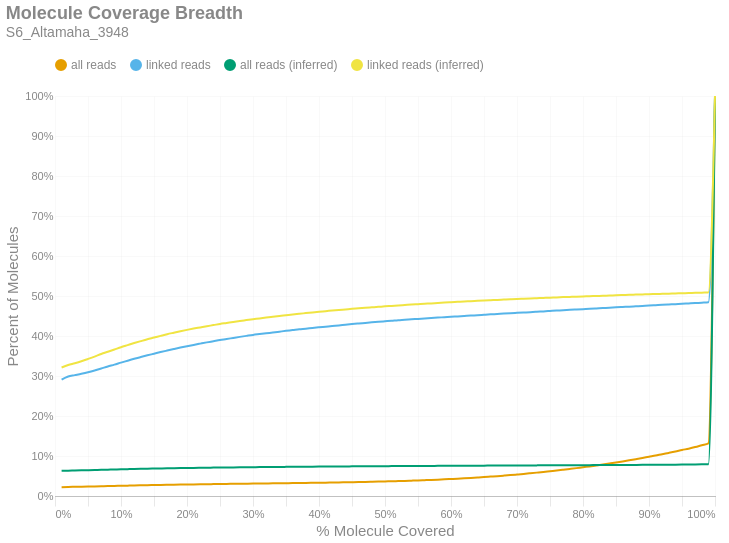

Notebook code cell kept with this figure:
### Markdown cell above
### Molecule Read Coverage
This chart shows molecule coverage breadth as computed by the number of bases aligned to that molecule. In other words, "*how much of each unique long molecule is actually sequenced/aligned?*" Keep in mind there is a distinction between sequences and alignments, since some sequences belonging to a particular molecule may not align well and wouldn't appear in the alignment data. This chart also shows molecule coverage breadth as computed by the *inferred fragment* from which the aligned sequences originate. Unlike read coverage, this calculation takes into account the total insert size, including unsequenced gaps between the forward and reverse reads. Like the previous figures, these are cumulative percents.

### Code cell
if SKIPLR:
    print_html(f"Skipped")
else:
    binned_df = consolidated_hist(valids['coverage_bp'], mask, 0.01, True)
    binned_df_inf = consolidated_hist(valids['coverage_inserts'], mask, 0.01, True)
    binned_df = binned_df.with_columns(pl.lit(binned_df_inf['all reads (cumsum)']).alias('all reads (inferred)'))
    binned_df = binned_df.with_columns(pl.lit(binned_df_inf['linked reads (cumsum)']).alias('linked reads (inferred)'))
    binned_df = binned_df.with_columns(
        (pl.col('bin').cast(pl.Float64) + 0.01).alias('right_edge')
    )

    with SafeRender(binned_df):
        (
            density_plot(binned_df, 'Molecule Coverage Breadth', samplename, 'molcov', ['all reads (inferred)','linked reads (inferred)'])
            .encode(
                #x=alt.X('bin:Q', title="% Molecule Covered").axis(format = '%').scale(padding=0),
                x=alt.X('right_edge:Q', title="% Molecule Covered").axis(format='%').scale(padding=0),
                y=alt.Y('value:Q', title='Percent of Molecules')
                    .axis(format='%')
                    .stack(False)
                    .scale(domainMin=0, padding=0),
                color=alt.Color("key:N").scale(domain = ["all reads", "linked reads", "all reads (inferred)", "linked reads (inferred)"]),
                tooltip = [
                    alt.Tooltip("key:N", title = "Data Type"),
                    alt.Tooltip("range_label:N", title="% Molecule Covered"),
                    alt.Tooltip("value:Q", format = ".2%", title="% Molecules")
                ]
            )
        ).display()

### Figure 1 — Vega-Lite specification as saved in the notebook (floating-point values rounded to 4 significant figures)
{"width": "container", "height": 400, "config": {"title": {"anchor": "start", "dy": -15, "fontSize": 18, "color": "#888888", "subtitleColor": "#888888", "subtitleFontSize": 14}, "arc": {"fill": "#0072B2"}, "axis": {"domainColor": "#888888", "domainWidth": 0.5, "gridWidth": 0.2, "grid": false, "titleFontWeight": 400, "titleFontSize": 15, "labelFontSize": 11, "labelColor": "#888888", "tickColor": "#888888", "tickWidth": 0.2, "titleColor": "#888888"}, "axisBand": {"grid": false}, "axisX": {"grid": true, "tickSize": 10, "domainCap": "round"}, "axisY": {"domain": false, "grid": true, "tickSize": 0, "domainCap": "round"}, "background": "transparent", "header": {"labelFontSize": 15, "labelColor": "#888888", "titleFontSize": 15, "titleFontWeight": 600, "titleColor": "#888888"}, "legend": {"labelFont": "sans-serif", "labelFontSize": 12, "labelColor": "#888888", "symbolSize": 100, "symbolType": "circle", "titleFontSize": 12, "titlePadding": 10, "titleColor": "#888888", "title": null, "orient": "top"}, "range": {"category": ["#E69F00", "#56B4E9", "#009E73", "#F0E442", "#0072B2", "#D55E00", "#CC79A7", "#000000"], "diverging": ["#cfe8f3", "#a2d4ec", "#73bfe2", "#46abdb", "#1696d2", "#12719e"]}, "area": {"fill": "#0072B2", "fillOpacity": 0.7, "line": true, "strokeOpacity": 0.7}, "line": {"color": "#0072B2", "stroke": "#0072B2", "strokeWidth": 2}, "trail": {"color": "#0072B2", "stroke": "#0072B2", "strokeWidth": 0, "size": 1}, "point": {"filled": true, "fillOpacity": 1.0, "size": 95}, "text": {"color": "#888888", "fontSize": 11, "align": "right", "fontWeight": 400, "size": 11}, "bar": {"fill": "#0072B2", "stroke": null}, "view": {"stroke": null, "continuousWidth": 660, "continuousHeight": 400}}, "data": {"name": "data-e4f712316da51073d8f548ed1edb2a77"}, "mark": {"type": "line", "interpolate": "monotone", "point": {"opacity": 0, "size": 275}}, "encoding": {"color": {"field": "key", "scale": {"domain": ["all reads", "linked reads", "all reads (inferred)", "linked reads (inferred)"]}, "type": "nominal"}, "tooltip": [{"field": "key", "title": "Data Type", "type": "nominal"}, {"field": "range_label", "title": "% Molecule Covered", "type": "nominal"}, {"field": "value", "format": ".2%", "title": "% Molecules", "type": "quantitative"}], "x": {"axis": {"format": "%"}, "field": "right_edge", "scale": {"padding": 0}, "title": "% Molecule Covered", "type": "quantitative"}, "y": {"axis": {"format": "%"}, "field": "value", "scale": {"domainMin": 0, "padding": 0}, "stack": false, "title": "Percent of Molecules", "type": "quantitative"}}, "params": [{"name": "param_c36ac31b6afebe62", "select": {"type": "point", "fields": ["key"]}, "bind": "legend"}], "title": {"text": "Molecule Coverage Breadth", "subtitle": "S6_Altamaha_3948"}, "transform": [{"fold": ["all reads (cumsum)", "linked reads (cumsum)", "all reads (inferred)", "linked reads (inferred)"]}, {"calculate": "replace(datum.key, ' (cumsum)', '')", "as": "key"}, {"filter": {"param": "param_c36ac31b6afebe62"}}], "usermeta": {"embedOptions": {"downloadFileName": "S6_Altamaha_3948.molcov"}}, "$schema": "https://vega.github.io/schema/vega-lite/v6.1.0.json", "datasets": {"data-e4f712316da51073d8f548ed1edb2a77": [{"bin": "0.0", "interval": "0.0-0.01", "all reads": 0.02213, "linked reads": 0.2912, "all reads (cumsum)": 0.02213, "linked reads (cumsum)": 0.2912, "range_label": "0.0-0.01", "all reads (inferred)": 0.06292, "linked reads (inferred)": 0.3212, "right_edge": 0.01}, {"bin": "0.01", "interval": "0.01-0.02", "all reads": 0.0006106, "linked reads": 0.007528, "all reads (cumsum)": 0.02274, "linked reads (cumsum)": 0.2987, "range_label": "0.01-0.02", "all reads (inferred)": 0.06339, "linked reads (inferred)": 0.3274, "right_edge": 0.02}, {"bin": "0.02", "interval": "0.02-0.03", "all reads": 0.0002935, "linked reads": 0.003437, "all reads (cumsum)": 0.02304, "linked reads (cumsum)": 0.3022, "range_label": "0.02-0.03", "all reads (inferred)": 0.06373, "linked reads (inferred)": 0.3318, "right_edge": 0.03}, {"bin": "0.03", "interval": "0.03-0.04", "all reads": 0.0002908, "linked reads": 0.003428, "all reads (cumsum)": 0.02333, "linked reads (cumsum)": 0.3056, "range_label": "0.03-0.04", "all reads (inferred)": 0.06411, "linked reads (inferred)": 0.3368, "right_edge": 0.04}, {"bin": "0.04", "interval": "0.04-0.05", "all reads": 0.0003134, "linked reads": 0.003835, "all reads (cumsum)": 0.02364, "linked reads (cumsum)": 0.3094, "range_label": "0.04-0.05", "all reads (inferred)": 0.06456, "linked reads (inferred)": 0.3426, "right_edge": 0.05}, {"bin": "0.05", "interval": "0.05-0.06", "all reads": 0.000362, "linked reads": 0.004412, "all reads (cumsum)": 0.024, "linked reads (cumsum)": 0.3139, "range_label": "0.05-0.06", "all reads (inferred)": 0.06501, "linked reads (inferred)": 0.3486, "right_edge": 0.06}, {"bin": "0.06", "interval": "0.06-0.07", "all reads": 0.0003869, "linked reads": 0.004879, "all reads (cumsum)": 0.02439, "linked reads (cumsum)": 0.3187, "range_label": "0.06-0.07", "all reads (inferred)": 0.06549, "linked reads (inferred)": 0.3549, "right_edge": 0.07}, {"bin": "0.07", "interval": "0.07-0.08", "all reads": 0.0004009, "linked reads": 0.005066, "all reads (cumsum)": 0.02479, "linked reads (cumsum)": 0.3238, "range_label": "0.07-0.08", "all reads (inferred)": 0.06592, "linked reads (inferred)": 0.3605, "right_edge": 0.08}, {"bin": "0.08", "interval": "0.08-0.09", "all reads": 0.000359, "linked reads": 0.004563, "all reads (cumsum)": 0.02515, "linked reads (cumsum)": 0.3284, "range_label": "0.08-0.09", "all reads (inferred)": 0.06634, "linked reads (inferred)": 0.3662, "right_edge": 0.09}, {"bin": "0.09", "interval": "0.09-0.1", "all reads": 0.0004015, "linked reads": 0.005007, "all reads (cumsum)": 0.02555, "linked reads (cumsum)": 0.3334, "range_label": "0.09-0.1", "all reads (inferred)": 0.06678, "linked reads (inferred)": 0.372, "right_edge": 0.1}, {"bin": "0.1", "interval": "0.1-0.11", "all reads": 0.0003786, "linked reads": 0.004814, "all reads (cumsum)": 0.02593, "linked reads (cumsum)": 0.3382, "range_label": "0.1-0.11", "all reads (inferred)": 0.06717, "linked reads (inferred)": 0.3772, "right_edge": 0.11}, {"bin": "0.11", "interval": "0.11-0.12", "all reads": 0.0003763, "linked reads": 0.004819, "all reads (cumsum)": 0.0263, "linked reads (cumsum)": 0.343, "range_label": "0.11-0.12", "all reads (inferred)": 0.06756, "linked reads (inferred)": 0.3823, "right_edge": 0.12}, {"bin": "0.12", "interval": "0.12-0.13", "all reads": 0.0003457, "linked reads": 0.004389, "all reads (cumsum)": 0.02665, "linked reads (cumsum)": 0.3474, "range_label": "0.12-0.13", "all reads (inferred)": 0.06792, "linked reads (inferred)": 0.3872, "right_edge": 0.13}, {"bin": "0.13", "interval": "0.13-0.14", "all reads": 0.0003347, "linked reads": 0.004274, "all reads (cumsum)": 0.02698, "linked reads (cumsum)": 0.3517, "range_label": "0.13-0.14", "all reads (inferred)": 0.06827, "linked reads (inferred)": 0.3919, "right_edge": 0.14}, {"bin": "0.14", "interval": "0.14-0.15", "all reads": 0.0003198, "linked reads": 0.00405, "all reads (cumsum)": 0.0273, "linked reads (cumsum)": 0.3557, "range_label": "0.14-0.15", "all reads (inferred)": 0.06859, "linked reads (inferred)": 0.396, "right_edge": 0.15}, {"bin": "0.15", "interval": "0.15-0.16", "all reads": 0.0003244, "linked reads": 0.004114, "all reads (cumsum)": 0.02763, "linked reads (cumsum)": 0.3598, "range_label": "0.15-0.16", "all reads (inferred)": 0.06891, "linked reads (inferred)": 0.4003, "right_edge": 0.16}, {"bin": "0.16", "interval": "0.16-0.17", "all reads": 0.0002998, "linked reads": 0.003817, "all reads (cumsum)": 0.02793, "linked reads (cumsum)": 0.3636, "range_label": "0.16-0.17", "all reads (inferred)": 0.06922, "linked reads (inferred)": 0.4045, "right_edge": 0.17}, {"bin": "0.17", "interval": "0.17-0.18", "all reads": 0.0002915, "linked reads": 0.003734, "all reads (cumsum)": 0.02822, "linked reads (cumsum)": 0.3674, "range_label": "0.17-0.18", "all reads (inferred)": 0.0695, "linked reads (inferred)": 0.4082, "right_edge": 0.18}, {"bin": "0.18", "interval": "0.18-0.19", "all reads": 0.0002839, "linked reads": 0.003638, "all reads (cumsum)": 0.0285, "linked reads (cumsum)": 0.371, "range_label": "0.18-0.19", "all reads (inferred)": 0.06977, "linked reads (inferred)": 0.4118, "right_edge": 0.19}, {"bin": "0.19", "interval": "0.19-0.2", "all reads": 0.0002686, "linked reads": 0.003423, "all reads (cumsum)": 0.02877, "linked reads (cumsum)": 0.3744, "range_label": "0.19-0.2", "all reads (inferred)": 0.07003, "linked reads (inferred)": 0.4153, "right_edge": 0.2}, {"bin": "0.2", "interval": "0.2-0.21", "all reads": 0.0002629, "linked reads": 0.003304, "all reads (cumsum)": 0.02904, "linked reads (cumsum)": 0.3777, "range_label": "0.2-0.21", "all reads (inferred)": 0.07028, "linked reads (inferred)": 0.4185, "right_edge": 0.21}, {"bin": "0.21", "interval": "0.21-0.22", "all reads": 0.0002543, "linked reads": 0.003167, "all reads (cumsum)": 0.02929, "linked reads (cumsum)": 0.3809, "range_label": "0.21-0.22", "all reads (inferred)": 0.07051, "linked reads (inferred)": 0.4215, "right_edge": 0.22}, {"bin": "0.22", "interval": "0.22-0.23", "all reads": 0.000247, "linked reads": 0.003121, "all reads (cumsum)": 0.02954, "linked reads (cumsum)": 0.384, "range_label": "0.22-0.23", "all reads (inferred)": 0.07073, "linked reads (inferred)": 0.4244, "right_edge": 0.23}, {"bin": "0.23", "interval": "0.23-0.24", "all reads": 0.0002287, "linked reads": 0.002897, "all reads (cumsum)": 0.02977, "linked reads (cumsum)": 0.3869, "range_label": "0.23-0.24", "all reads (inferred)": 0.07094, "linked reads (inferred)": 0.4272, "right_edge": 0.24}, {"bin": "0.24", "interval": "0.24-0.25", "all reads": 0.0002323, "linked reads": 0.002924, "all reads (cumsum)": 0.03, "linked reads (cumsum)": 0.3899, "range_label": "0.24-0.25", "all reads (inferred)": 0.07116, "linked reads (inferred)": 0.4301, "right_edge": 0.25}, {"bin": "0.25", "interval": "0.25-0.26", "all reads": 0.0002104, "linked reads": 0.002567, "all reads (cumsum)": 0.03021, "linked reads (cumsum)": 0.3924, "range_label": "0.25-0.26", "all reads (inferred)": 0.07135, "linked reads (inferred)": 0.4326, "right_edge": 0.26}, {"bin": "0.26", "interval": "0.26-0.27", "all reads": 0.0002317, "linked reads": 0.002732, "all reads (cumsum)": 0.03044, "linked reads (cumsum)": 0.3952, "range_label": "0.26-0.27", "all reads (inferred)": 0.07154, "linked reads (inferred)": 0.4352, "right_edge": 0.27}, {"bin": "0.27", "interval": "0.27-0.28", "all reads": 0.0002244, "linked reads": 0.002682, "all reads (cumsum)": 0.03066, "linked reads (cumsum)": 0.3978, "range_label": "0.27-0.28", "all reads (inferred)": 0.07173, "linked reads (inferred)": 0.4376, "right_edge": 0.28}, {"bin": "0.28", "interval": "0.28-0.29", "all reads": 0.0002077, "linked reads": 0.002458, "all reads (cumsum)": 0.03087, "linked reads (cumsum)": 0.4003, "range_label": "0.28-0.29", "all reads (inferred)": 0.0719, "linked reads (inferred)": 0.4398, "right_edge": 0.29}, {"bin": "0.29", "interval": "0.29-0.3", "all reads": 0.0002124, "linked reads": 0.002412, "all reads (cumsum)": 0.03108, "linked reads (cumsum)": 0.4027, "range_label": "0.29-0.3", "all reads (inferred)": 0.07207, "linked reads (inferred)": 0.442, "right_edge": 0.3}, {"bin": "0.3", "interval": "0.3-0.31", "all reads": 0.0001944, "linked reads": 0.002055, "all reads (cumsum)": 0.03128, "linked reads (cumsum)": 0.4048, "range_label": "0.3-0.31", "all reads (inferred)": 0.07222, "linked reads (inferred)": 0.444, "right_edge": 0.31}, {"bin": "0.31", "interval": "0.31-0.32", "all reads": 0.0001915, "linked reads": 0.002059, "all reads (cumsum)": 0.03147, "linked reads (cumsum)": 0.4068, "range_label": "0.31-0.32", "all reads (inferred)": 0.0724, "linked reads (inferred)": 0.4463, "right_edge": 0.32}, {"bin": "0.32", "interval": "0.32-0.33", "all reads": 0.0001848, "linked reads": 0.001918, "all reads (cumsum)": 0.03166, "linked reads (cumsum)": 0.4087, "range_label": "0.32-0.33", "all reads (inferred)": 0.07255, "linked reads (inferred)": 0.4482, "right_edge": 0.33}, {"bin": "0.33", "interval": "0.33-0.34", "all reads": 0.0001981, "linked reads": 0.002055, "all reads (cumsum)": 0.03185, "linked reads (cumsum)": 0.4108, "range_label": "0.33-0.34", "all reads (inferred)": 0.07269, "linked reads (inferred)": 0.4501, "right_edge": 0.34}, {"bin": "0.34", "interval": "0.34-0.35", "all reads": 0.0002114, "linked reads": 0.002073, "all reads (cumsum)": 0.03206, "linked reads (cumsum)": 0.4129, "range_label": "0.34-0.35", "all reads (inferred)": 0.07283, "linked reads (inferred)": 0.452, "right_edge": 0.35}, {"bin": "0.35", "interval": "0.35-0.36", "all reads": 0.0002037, "linked reads": 0.001849, "all reads (cumsum)": 0.03227, "linked reads (cumsum)": 0.4147, "range_label": "0.35-0.36", "all reads (inferred)": 0.07298, "linked reads (inferred)": 0.4538, "right_edge": 0.36}, {"bin": "0.36", "interval": "0.36-0.37", "all reads": 0.000219, "linked reads": 0.001968, "all reads (cumsum)": 0.03249, "linked reads (cumsum)": 0.4167, "range_label": "0.36-0.37", "all reads (inferred)": 0.07311, "linked reads (inferred)": 0.4555, "right_edge": 0.37}, {"bin": "0.37", "interval": "0.37-0.38", "all reads": 0.0001991, "linked reads": 0.001606, "all reads (cumsum)": 0.03269, "linked reads (cumsum)": 0.4183, "range_label": "0.37-0.38", "all reads (inferred)": 0.07324, "linked reads (inferred)": 0.4572, "right_edge": 0.38}, {"bin": "0.38", "interval": "0.38-0.39", "all reads": 0.0002337, "linked reads": 0.00178, "all reads (cumsum)": 0.03292, "linked reads (cumsum)": 0.4201, "range_label": "0.38-0.39", "all reads (inferred)": 0.07337, "linked reads (inferred)": 0.4589, "right_edge": 0.39}, {"bin": "0.39", "interval": "0.39-0.4", "all reads": 0.0002456, "linked reads": 0.001652, "all reads (cumsum)": 0.03317, "linked reads (cumsum)": 0.4217, "range_label": "0.39-0.4", "all reads (inferred)": 0.07351, "linked reads (inferred)": 0.4606, "right_edge": 0.4}, {"bin": "0.4", "interval": "0.4-0.41", "all reads": 0.0002377, "linked reads": 0.001602, "all reads (cumsum)": 0.0334, "linked reads (cumsum)": 0.4233, "range_label": "0.4-0.41", "all reads (inferred)": 0.07363, "linked reads (inferred)": 0.4621, "right_edge": 0.41}, {"bin": "0.41", "interval": "0.41-0.42", "all reads": 0.0002659, "linked reads": 0.001625, "all reads (cumsum)": 0.03367, "linked reads (cumsum)": 0.425, "range_label": "0.41-0.42", "all reads (inferred)": 0.07376, "linked reads (inferred)": 0.4637, "right_edge": 0.42}, {"bin": "0.42", "interval": "0.42-0.43", "all reads": 0.0002559, "linked reads": 0.00151, "all reads (cumsum)": 0.03393, "linked reads (cumsum)": 0.4265, "range_label": "0.42-0.43", "all reads (inferred)": 0.07388, "linked reads (inferred)": 0.4652, "right_edge": 0.43}, {"bin": "0.43", "interval": "0.43-0.44", "all reads": 0.0002922, "linked reads": 0.001684, "all reads (cumsum)": 0.03422, "linked reads (cumsum)": 0.4281, "range_label": "0.43-0.44", "all reads (inferred)": 0.07399, "linked reads (inferred)": 0.4665, "right_edge": 0.44}, {"bin": "0.44", "interval": "0.44-0.45", "all reads": 0.0003081, "linked reads": 0.001588, "all reads (cumsum)": 0.03453, "linked reads (cumsum)": 0.4297, "range_label": "0.44-0.45", "all reads (inferred)": 0.0741, "linked reads (inferred)": 0.4679, "right_edge": 0.45}, {"bin": "0.45", "interval": "0.45-0.46", "all reads": 0.0003211, "linked reads": 0.001501, "all reads (cumsum)": 0.03485, "linked reads (cumsum)": 0.4312, "range_label": "0.45-0.46", "all reads (inferred)": 0.0742, "linked reads (inferred)": 0.4691, "right_edge": 0.46}, {"bin": "0.46", "interval": "0.46-0.47", "all reads": 0.0003317, "linked reads": 0.001474, "all reads (cumsum)": 0.03518, "linked reads (cumsum)": 0.4327, "range_label": "0.46-0.47", "all reads (inferred)": 0.07431, "linked reads (inferred)": 0.4704, "right_edge": 0.47}, {"bin": "0.47", "interval": "0.47-0.48", "all reads": 0.0003822, "linked reads": 0.001483, "all reads (cumsum)": 0.03556, "linked reads (cumsum)": 0.4342, "range_label": "0.47-0.48", "all reads (inferred)": 0.07441, "linked reads (inferred)": 0.4716, "right_edge": 0.48}, {"bin": "0.48", "interval": "0.48-0.49", "all reads": 0.0004068, "linked reads": 0.001341, "all reads (cumsum)": 0.03597, "linked reads (cumsum)": 0.4355, "range_label": "0.48-0.49", "all reads (inferred)": 0.07451, "linked reads (inferred)": 0.4728, "right_edge": 0.49}, {"bin": "0.49", "interval": "0.49-0.5", "all reads": 0.000461, "linked reads": 0.001263, "all reads (cumsum)": 0.03643, "linked reads (cumsum)": 0.4368, "range_label": "0.49-0.5", "all reads (inferred)": 0.07462, "linked reads (inferred)": 0.4741, "right_edge": 0.5}, {"bin": "0.5", "interval": "0.5-0.51", "all reads": 0.0004218, "linked reads": 0.001254, "all reads (cumsum)": 0.03685, "linked reads (cumsum)": 0.4381, "range_label": "0.5-0.51", "all reads (inferred)": 0.07471, "linked reads (inferred)": 0.4752, "right_edge": 0.51}, {"bin": "0.51", "interval": "0.51-0.52", "all reads": 0.000481, "linked reads": 0.001373, "all reads (cumsum)": 0.03733, "linked reads (cumsum)": 0.4394, "range_label": "0.51-0.52", "all reads (inferred)": 0.0748, "linked reads (inferred)": 0.4764, "right_edge": 0.52}, {"bin": "0.52", "interval": "0.52-0.53", "all reads": 0.0004796, "linked reads": 0.001025, "all reads (cumsum)": 0.03781, "linked reads (cumsum)": 0.4404, "range_label": "0.52-0.53", "all reads (inferred)": 0.0749, "linked reads (inferred)": 0.4774, "right_edge": 0.53}, {"bin": "0.53", "interval": "0.53-0.54", "all reads": 0.0005488, "linked reads": 0.00119, "all reads (cumsum)": 0.03836, "linked reads (cumsum)": 0.4416, "range_label": "0.53-0.54", "all reads (inferred)": 0.07499, "linked reads (inferred)": 0.4785, "right_edge": 0.54}, {"bin": "0.54", "interval": "0.54-0.55", "all reads": 0.000567, "linked reads": 0.001089, "all reads (cumsum)": 0.03893, "linked reads (cumsum)": 0.4427, "range_label": "0.54-0.55", "all reads (inferred)": 0.07508, "linked reads (inferred)": 0.4795, "right_edge": 0.55}, {"bin": "0.55", "interval": "0.55-0.56", "all reads": 0.0006272, "linked reads": 0.00114, "all reads (cumsum)": 0.03955, "linked reads (cumsum)": 0.4439, "range_label": "0.55-0.56", "all reads (inferred)": 0.07517, "linked reads (inferred)": 0.4806, "right_edge": 0.56}, {"bin": "0.56", "interval": "0.56-0.57", "all reads": 0.0006362, "linked reads": 0.001094, "all reads (cumsum)": 0.04019, "linked reads (cumsum)": 0.445, "range_label": "0.56-0.57", "all reads (inferred)": 0.07526, "linked reads (inferred)": 0.4815, "right_edge": 0.57}, {"bin": "0.57", "interval": "0.57-0.58", "all reads": 0.0007179, "linked reads": 0.001057, "all reads (cumsum)": 0.04091, "linked reads (cumsum)": 0.446, "range_label": "0.57-0.58", "all reads (inferred)": 0.07536, "linked reads (inferred)": 0.4826, "right_edge": 0.58}, {"bin": "0.58", "interval": "0.58-0.59", "all reads": 0.0007688, "linked reads": 0.001011, "all reads (cumsum)": 0.04168, "linked reads (cumsum)": 0.447, "range_label": "0.58-0.59", "all reads (inferred)": 0.07544, "linked reads (inferred)": 0.4836, "right_edge": 0.59}, {"bin": "0.59", "interval": "0.59-0.6", "all reads": 0.0008329, "linked reads": 0.001048, "all reads (cumsum)": 0.04251, "linked reads (cumsum)": 0.4481, "range_label": "0.59-0.6", "all reads (inferred)": 0.07553, "linked reads (inferred)": 0.4845, "right_edge": 0.6}, {"bin": "0.6", "interval": "0.6-0.61", "all reads": 0.0008432, "linked reads": 0.0009794, "all reads (cumsum)": 0.04335, "linked reads (cumsum)": 0.4491, "range_label": "0.6-0.61", "all reads (inferred)": 0.07561, "linked reads (inferred)": 0.4853, "right_edge": 0.61}, {"bin": "0.61", "interval": "0.61-0.62", "all reads": 0.0009037, "linked reads": 0.001007, "all reads (cumsum)": 0.04426, "linked reads (cumsum)": 0.4501, "range_label": "0.61-0.62", "all reads (inferred)": 0.07569, "linked reads (inferred)": 0.4862, "right_edge": 0.62}, {"bin": "0.62", "interval": "0.62-0.63", "all reads": 0.0009553, "linked reads": 0.001043, "all reads (cumsum)": 0.04521, "linked reads (cumsum)": 0.4511, "range_label": "0.62-0.63", "all reads (inferred)": 0.07577, "linked reads (inferred)": 0.487, "right_edge": 0.63}, {"bin": "0.63", "interval": "0.63-0.64", "all reads": 0.001006, "linked reads": 0.0009061, "all reads (cumsum)": 0.04622, "linked reads (cumsum)": 0.452, "range_label": "0.63-0.64", "all reads (inferred)": 0.07585, "linked reads (inferred)": 0.4879, "right_edge": 0.64}, {"bin": "0.64", "interval": "0.64-0.65", "all reads": 0.001056, "linked reads": 0.001062, "all reads (cumsum)": 0.04727, "linked reads (cumsum)": 0.4531, "range_label": "0.64-0.65", "all reads (inferred)": 0.07593, "linked reads (inferred)": 0.4887, "right_edge": 0.65}, {"bin": "0.65", "interval": "0.65-0.66", "all reads": 0.001203, "linked reads": 0.001043, "all reads (cumsum)": 0.04848, "linked reads (cumsum)": 0.4541, "range_label": "0.65-0.66", "all reads (inferred)": 0.07601, "linked reads (inferred)": 0.4895, "right_edge": 0.66}, {"bin": "0.66", "interval": "0.66-0.67", "all reads": 0.001196, "linked reads": 0.0009656, "all reads (cumsum)": 0.04967, "linked reads (cumsum)": 0.4551, "range_label": "0.66-0.67", "all reads (inferred)": 0.07609, "linked reads (inferred)": 0.4903, "right_edge": 0.67}, {"bin": "0.67", "interval": "0.67-0.68", "all reads": 0.001278, "linked reads": 0.001002, "all reads (cumsum)": 0.05095, "linked reads (cumsum)": 0.4561, "range_label": "0.67-0.68", "all reads (inferred)": 0.07617, "linked reads (inferred)": 0.4911, "right_edge": 0.68}, {"bin": "0.68", "interval": "0.68-0.69", "all reads": 0.001323, "linked reads": 0.0009336, "all reads (cumsum)": 0.05227, "linked reads (cumsum)": 0.457, "range_label": "0.68-0.69", "all reads (inferred)": 0.07625, "linked reads (inferred)": 0.4919, "right_edge": 0.69}, {"bin": "0.69", "interval": "0.69-0.7", "all reads": 0.001453, "linked reads": 0.0008558, "all reads (cumsum)": 0.05373, "linked reads (cumsum)": 0.4579, "range_label": "0.69-0.7", "all reads (inferred)": 0.07634, "linked reads (inferred)": 0.4926, "right_edge": 0.7}, {"bin": "0.7", "interval": "0.7-0.71", "all reads": 0.001486, "linked reads": 0.0008512, "all reads (cumsum)": 0.05521, "linked reads (cumsum)": 0.4587, "range_label": "0.7-0.71", "all reads (inferred)": 0.07641, "linked reads (inferred)": 0.4933, "right_edge": 0.71}, {"bin": "0.71", "interval": "0.71-0.72", "all reads": 0.001588, "linked reads": 0.0008329, "all reads (cumsum)": 0.0568, "linked reads (cumsum)": 0.4596, "range_label": "0.71-0.72", "all reads (inferred)": 0.07649, "linked reads (inferred)": 0.4939, "right_edge": 0.72}, {"bin": "0.72", "interval": "0.72-0.73", "all reads": 0.00163, "linked reads": 0.0009611, "all reads (cumsum)": 0.05843, "linked reads (cumsum)": 0.4605, "range_label": "0.72-0.73", "all reads (inferred)": 0.07656, "linked reads (inferred)": 0.4946, "right_edge": 0.73}, {"bin": "0.73", "interval": "0.73-0.74", "all reads": 0.001659, "linked reads": 0.001011, "all reads (cumsum)": 0.06009, "linked reads (cumsum)": 0.4615, "range_label": "0.73-0.74", "all reads (inferred)": 0.07664, "linked reads (inferred)": 0.4953, "right_edge": 0.74}, {"bin": "0.74", "interval": "0.74-0.75", "all reads": 0.001841, "linked reads": 0.0009748, "all reads (cumsum)": 0.06193, "linked reads (cumsum)": 0.4625, "range_label": "0.74-0.75", "all reads (inferred)": 0.07672, "linked reads (inferred)": 0.4959, "right_edge": 0.75}, {"bin": "0.75", "interval": "0.75-0.76", "all reads": 0.001807, "linked reads": 0.0009702, "all reads (cumsum)": 0.06374, "linked reads (cumsum)": 0.4635, "range_label": "0.75-0.76", "all reads (inferred)": 0.0768, "linked reads (inferred)": 0.4965, "right_edge": 0.76}, {"bin": "0.76", "interval": "0.76-0.77", "all reads": 0.001924, "linked reads": 0.0008329, "all reads (cumsum)": 0.06566, "linked reads (cumsum)": 0.4643, "range_label": "0.76-0.77", "all reads (inferred)": 0.07687, "linked reads (inferred)": 0.4972, "right_edge": 0.77}, {"bin": "0.77", "interval": "0.77-0.78", "all reads": 0.001976, "linked reads": 0.001043, "all reads (cumsum)": 0.06764, "linked reads (cumsum)": 0.4654, "range_label": "0.77-0.78", "all reads (inferred)": 0.07694, "linked reads (inferred)": 0.4978, "right_edge": 0.78}, {"bin": "0.78", "interval": "0.78-0.79", "all reads": 0.002047, "linked reads": 0.0008787, "all reads (cumsum)": 0.06969, "linked reads (cumsum)": 0.4662, "range_label": "0.78-0.79", "all reads (inferred)": 0.07702, "linked reads (inferred)": 0.4984, "right_edge": 0.79}, {"bin": "0.79", "interval": "0.79-0.8", "all reads": 0.002251, "linked reads": 0.0008467, "all reads (cumsum)": 0.07194, "linked reads (cumsum)": 0.4671, "range_label": "0.79-0.8", "all reads (inferred)": 0.07709, "linked reads (inferred)": 0.4989, "right_edge": 0.8}, {"bin": "0.8", "interval": "0.8-0.81", "all reads": 0.002101, "linked reads": 0.0008238, "all reads (cumsum)": 0.07404, "linked reads (cumsum)": 0.4679, "range_label": "0.8-0.81", "all reads (inferred)": 0.07716, "linked reads (inferred)": 0.4995, "right_edge": 0.81}, {"bin": "0.81", "interval": "0.81-0.82", "all reads": 0.002301, "linked reads": 0.0009153, "all reads (cumsum)": 0.07634, "linked reads (cumsum)": 0.4688, "range_label": "0.81-0.82", "all reads (inferred)": 0.07724, "linked reads (inferred)": 0.5, "right_edge": 0.82}, {"bin": "0.82", "interval": "0.82-0.83", "all reads": 0.002362, "linked reads": 0.0009519, "all reads (cumsum)": 0.0787, "linked reads (cumsum)": 0.4698, "range_label": "0.82-0.83", "all reads (inferred)": 0.07732, "linked reads (inferred)": 0.5006, "right_edge": 0.83}, {"bin": "0.83", "interval": "0.83-0.84", "all reads": 0.002497, "linked reads": 0.0008787, "all reads (cumsum)": 0.0812, "linked reads (cumsum)": 0.4706, "range_label": "0.83-0.84", "all reads (inferred)": 0.0774, "linked reads (inferred)": 0.5012, "right_edge": 0.84}, {"bin": "0.84", "interval": "0.84-0.85", "all reads": 0.002523, "linked reads": 0.001048, "all reads (cumsum)": 0.08372, "linked reads (cumsum)": 0.4717, "range_label": "0.84-0.85", "all reads (inferred)": 0.07748, "linked reads (inferred)": 0.5017, "right_edge": 0.85}, {"bin": "0.85", "interval": "0.85-0.86", "all reads": 0.002621, "linked reads": 0.0008787, "all reads (cumsum)": 0.08634, "linked reads (cumsum)": 0.4726, "range_label": "0.85-0.86", "all reads (inferred)": 0.07758, "linked reads (inferred)": 0.5023, "right_edge": 0.86}, {"bin": "0.86", "interval": "0.86-0.87", "all reads": 0.002772, "linked reads": 0.0008512, "all reads (cumsum)": 0.08911, "linked reads (cumsum)": 0.4734, "range_label": "0.86-0.87", "all reads (inferred)": 0.07767, "linked reads (inferred)": 0.503, "right_edge": 0.87}, {"bin": "0.87", "interval": "0.87-0.88", "all reads": 0.002889, "linked reads": 0.0009107, "all reads (cumsum)": 0.092, "linked reads (cumsum)": 0.4743, "range_label": "0.87-0.88", "all reads (inferred)": 0.07776, "linked reads (inferred)": 0.5035, "right_edge": 0.88}, {"bin": "0.88", "interval": "0.88-0.89", "all reads": 0.002948, "linked reads": 0.0009061, "all reads (cumsum)": 0.09495, "linked reads (cumsum)": 0.4752, "range_label": "0.88-0.89", "all reads (inferred)": 0.07784, "linked reads (inferred)": 0.504, "right_edge": 0.89}, {"bin": "0.89", "interval": "0.89-0.9", "all reads": 0.003116, "linked reads": 0.0009519, "all reads (cumsum)": 0.09807, "linked reads (cumsum)": 0.4762, "range_label": "0.89-0.9", "all reads (inferred)": 0.07794, "linked reads (inferred)": 0.5046, "right_edge": 0.9}, {"bin": "0.9", "interval": "0.9-0.91", "all reads": 0.003004, "linked reads": 0.0008238, "all reads (cumsum)": 0.1011, "linked reads (cumsum)": 0.477, "range_label": "0.9-0.91", "all reads (inferred)": 0.07804, "linked reads (inferred)": 0.505, "right_edge": 0.91}, {"bin": "0.91", "interval": "0.91-0.92", "all reads": 0.00344, "linked reads": 0.0008192, "all reads (cumsum)": 0.1045, "linked reads (cumsum)": 0.4778, "range_label": "0.91-0.92", "all reads (inferred)": 0.07813, "linked reads (inferred)": 0.5054, "right_edge": 0.92}, {"bin": "0.92", "interval": "0.92-0.93", "all reads": 0.003181, "linked reads": 0.0008878, "all reads (cumsum)": 0.1077, "linked reads (cumsum)": 0.4787, "range_label": "0.92-0.93", "all reads (inferred)": 0.07824, "linked reads (inferred)": 0.5059, "right_edge": 0.93}, {"bin": "0.93", "interval": "0.93-0.94", "all reads": 0.003394, "linked reads": 0.0009107, "all reads (cumsum)": 0.1111, "linked reads (cumsum)": 0.4796, "range_label": "0.93-0.94", "all reads (inferred)": 0.07837, "linked reads (inferred)": 0.5064, "right_edge": 0.94}, {"bin": "0.94", "interval": "0.94-0.95", "all reads": 0.003858, "linked reads": 0.0008604, "all reads (cumsum)": 0.1149, "linked reads (cumsum)": 0.4805, "range_label": "0.94-0.95", "all reads (inferred)": 0.07851, "linked reads (inferred)": 0.5069, "right_edge": 0.95}, {"bin": "0.95", "interval": "0.95-0.96", "all reads": 0.003352, "linked reads": 0.0009702, "all reads (cumsum)": 0.1183, "linked reads (cumsum)": 0.4815, "range_label": "0.95-0.96", "all reads (inferred)": 0.07868, "linked reads (inferred)": 0.5074, "right_edge": 0.96}, {"bin": "0.96", "interval": "0.96-0.97", "all reads": 0.003979, "linked reads": 0.0009565, "all reads (cumsum)": 0.1223, "linked reads (cumsum)": 0.4824, "range_label": "0.96-0.97", "all reads (inferred)": 0.07884, "linked reads (inferred)": 0.5079, "right_edge": 0.97}, {"bin": "0.97", "interval": "0.97-0.98", "all reads": 0.004787, "linked reads": 0.0008238, "all reads (cumsum)": 0.1271, "linked reads (cumsum)": 0.4832, "range_label": "0.97-0.98", "all reads (inferred)": 0.07914, "linked reads (inferred)": 0.5084, "right_edge": 0.98}, {"bin": "0.98", "interval": "0.98-0.99", "all reads": 0.004588, "linked reads": 0.001016, "all reads (cumsum)": 0.1316, "linked reads (cumsum)": 0.4843, "range_label": "0.98-0.99", "all reads (inferred)": 0.07963, "linked reads (inferred)": 0.5088, "right_edge": 0.99}, {"bin": "0.99", "interval": "0.99-1.0", "all reads": 0.8684, "linked reads": 0.5157, "all reads (cumsum)": 1.0, "linked reads (cumsum)": 1.0, "range_label": "0.99-1.0", "all reads (inferred)": 1.0, "linked reads (inferred)": 1.0, "right_edge": 1.0}]}}
